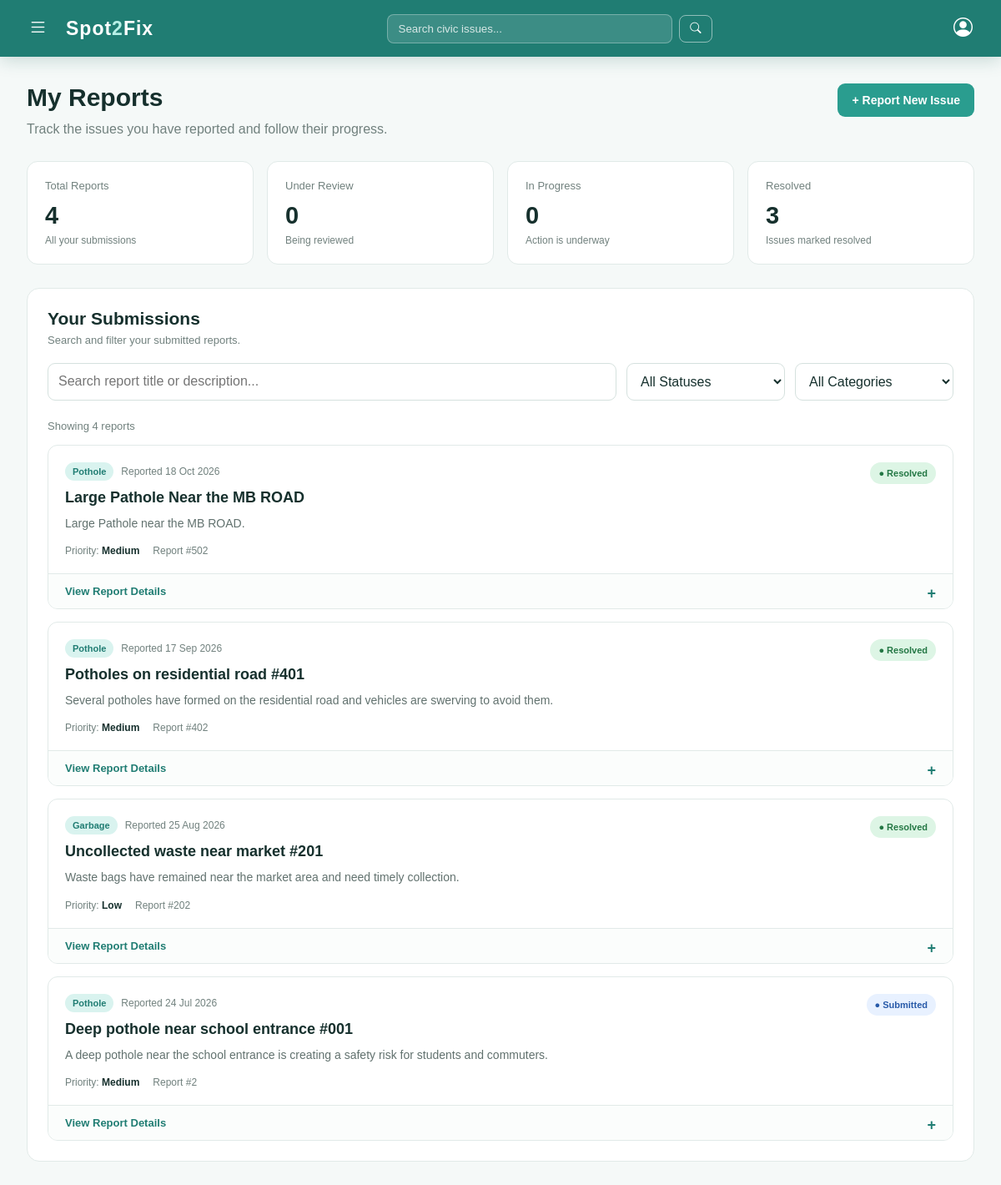
Screenshot of /citizen/my-issues/ (signed in) with the database file from the repository.
### app1/models.py (models this page shows, shortened)
class Issue(models.Model):
    CATEGORY_CHOICES = [
        ('pothole', 'Pothole'),
        ('damaged_road', 'Damaged Road'),
        ('waterlogging', 'Waterlogging'),
        ('garbage', 'Garbage'),
        ('other', 'Other'),
    ]
    STATUS_CHOICES = [
        ('submitted', 'Submitted'),
        ('under_review', 'Under Review'),
        ('in_progress', 'In Progress'),
        ('resolved', 'Resolved'),
    ]
    PRIORITY_CHOICES = [
        ('low', 'Low'),
        ('medium', 'Medium'),
        ('high', 'High'),
    ]
    user = models.ForeignKey(
        User, on_delete=models.CASCADE, related_name='issues'
    )
    title = models.CharField(max_length=200)
    description = models.TextField()
    category = models.CharField(
        max_length=30, choices=CATEGORY_CHOICES
    )
    photo = models.ImageField(upload_to='issues/', blank=True, null=True)
    latitude = models.FloatField(blank=True, null=True)
    longitude = models.FloatField(blank=True, null=True)
    priority = models.CharField(
        max_length=10, choices=PRIORITY_CHOICES, default='medium'
    )
    status = models.CharField(
        max_length=20, choices=STATUS_CHOICES, default='submitted'
    )
    created_at = models.DateTimeField(auto_now_add=True)

### app1/views.py (the view)
# urls.py: path('citizen/my-issues/', views.my_reports, name='my_issues'),
@login_required
def my_reports(request):
    try:
        role = request.user.profile.role
    except Profile.DoesNotExist:
        logout(request)
        return redirect("loginuser")
    if role != "citizen":
        return redirect_to_dashboard(request.user)
    reports = Issue.objects.filter(
        user=request.user
    ).order_by("-created_at")
    context = {
        "reports": reports,
        "total_reports": reports.count(),
        "submitted_count": reports.filter(status="submitted").count(),
        "under_review_count": reports.filter(status="under_review").count(),
        "in_progress_count": reports.filter(status="in_progress").count(),
        "resolved_count": reports.filter(status="resolved").count(),
    }
    return render(
        request,
        "project1/my_issue.html",
        context
    )

### app1/templates/project1/my_issue.html (shortened to what this page needs)
<!DOCTYPE html>
<html lang="en">
<head>
</head>
<body>
    {% include 'project1/navbar.html' %}
    <main class="page">
        <header class="page-header">
            <div>
                <h1>My Reports</h1>
                <p>Track the issues you have reported and follow their progress.</p>
            </div>
            <a href="{% url 'report_issue' %}" class="btn btn-primary">
                + Report New Issue
            </a>
        </header>
        <section class="stats" aria-label="Report statistics">
            <div class="stat-card">
                <div class="stat-label">Total Reports</div>
                <div class="stat-number">{{ total_reports }}</div>
                <div class="stat-subtitle">All your submissions</div>
            </div>
            <div class="stat-card">
                <div class="stat-label">Under Review</div>
                <div class="stat-number">{{ under_review_count }}</div>
                <div class="stat-subtitle">Being reviewed</div>
            </div>
            <div class="stat-card">
                <div class="stat-label">In Progress</div>
                <div class="stat-number">{{ in_progress_count }}</div>
                <div class="stat-subtitle">Action is underway</div>
            </div>
            <div class="stat-card">
                <div class="stat-label">Resolved</div>
                <div class="stat-number">{{ resolved_count }}</div>
                <div class="stat-subtitle">Issues marked resolved</div>
            </div>
        </section>
        <section class="reports-panel">
            <div class="panel-heading">
                <div>
                    <h2>Your Submissions</h2>
                    <p>Search and filter your submitted reports.</p>
                </div>
            </div>
            {% if reports %}
                <div class="filters">
                    <input
                        type="search"
                        id="report-search"
                        placeholder="Search report title or description..."
                        aria-label="Search your reports">
                    <select id="status-filter" aria-label="Filter by status">
                        <option value="">All Statuses</option>
                    </select>
                    <select id="category-filter" aria-label="Filter by category">
                        <option value="">All Categories</option>
                    </select>
                </div>
                <div class="results-count" id="results-count">
                    Showing {{ total_reports }} report{{ total_reports|pluralize }}
                </div>
                <div class="report-list" id="report-list">
                    {% for report in reports %}
                        <article
                            class="report-card"
                            data-title="{{ report.title|lower }}"
                            data-description="{{ report.description|lower }}"
                            data-status="{{ report.status }}"
                            data-category="{{ report.category }}">
                            <div class="report-main">
                                <div class="report-content">
                                    <div class="report-topline">
                                        <span class="category">
                                            {{ report.get_category_display|default:report.category }}
                                        </span>
                                        <span class="report-date">
                                            Reported {{ report.created_at|date:"d M Y" }}
                                        </span>
                                    </div>
                                    <h3 class="report-title">
                                        {{ report.title }}
                                    </h3>
                                    <p class="report-description">
                                        {{ report.description|truncatechars:180 }}
                                    </p>
                                    <div class="report-meta">
                                        <span>
                                            Priority:
                                            <strong class="priority priority-{{ report.priority }}">
                                                {{ report.get_priority_display|default:report.priority|title }}
                                            </strong>
                                        </span>
                                        <span>
                                            Report #{{ report.pk }}
                                        </span>
                                    </div>
                                </div>
                                <div class="report-right">
                                    <span class="status
                                        {% if report.status == 'submitted' %}
                                            status-submitted
                                        {% elif report.status == 'under_review' %}
                                            status-under-review
                                        {% elif report.status == 'in_progress' %}
                                            status-in-progress
                                        {% elif report.status == 'resolved' %}
                                            status-resolved
                                        {% endif %}">
                                        {% if report.status == 'submitted' %}
                                            ● Submitted
                                        {% elif report.status == 'under_review' %}
                                            ● Under Review
                                        {% elif report.status == 'in_progress' %}
                                            ● In Progress
                                        {% elif report.status == 'resolved' %}
                                            ● Resolved
                                        {% else %}
                                            {{ report.get_status_display|default:report.status|title }}
                                        {% endif %}
                                    </span>
                                </div>
                            </div>
                            <details class="details">
                                <summary>View Report Details</summary>
                            </details>
                        </article>
                    {% endfor %}
                </div>
            {% endif %}
        </section>
    </main>
</body>
</html>

### app1/templates/project1/navbar.html (shortened to what this page needs)
{% load static %}
<nav class="sf-navbar">
    <div class="sf-left">
        <button type="button" class="sf-icon-btn"
                id="sfToggleBtn" aria-label="Open navigation"
                aria-controls="sfSidebar" aria-expanded="false">
            <i class="bi bi-list"></i>
        </button>
        <a href="{% url 'home' %}" class="sf-brand">
            Spot<span>2</span>Fix
        </a>
    </div>
    <form class="sf-search" method="get" action="{% url 'search_issues' %}">
        <input type="search" name="q"
               placeholder="Search civic issues..."
               value="{{ request.GET.q|default:'' }}"
               aria-label="Search civic issues">
        <button type="submit" aria-label="Search">
            <i class="bi bi-search"></i>
        </button>
    </form>
    <div class="sf-right">
        <button type="button" class="sf-icon-btn"
                id="sfProfileBtn" aria-label="Open profile"
                aria-controls="sfProfilebar" aria-expanded="false">
            <i class="bi bi-person-circle"></i>
        </button>
    </div>
</nav>
<link rel="stylesheet"
      href="https://cdn.jsdelivr.net/npm/bootstrap-icons@1.13.1/font/bootstrap-icons.min.css">

### app1/templates/project1/my_issue.html (style rules this page uses)
:root { --teal: #2A9D8F; --dark-teal: #207D73; --light-teal: #D9F3EF; --text: #16302D; --muted: #71817E; --border: #E1EAE8; --background: #F5F9F8; --white: #FFFFFF; }
* { box-sizing: border-box; }
body { margin: 0; font-family: Arial, Helvetica, sans-serif; background: var(--background); color: var(--text); }
.page { max-width: 1180px; margin: auto; padding: 100px 22px 45px; }
.page-header { display: flex; align-items: flex-start; justify-content: space-between; gap: 20px; flex-wrap: wrap; margin-bottom: 25px; }
.page-header h1 { margin: 0 0 8px; font-size: 30px; }
.page-header p { color: var(--muted); margin: 0; line-height: 1.6; }
.btn { display: inline-flex; justify-content: center; align-items: center; padding: 12px 17px; border-radius: 9px; text-decoration: none; border: 0; cursor: pointer; font-size: 14px; font-weight: 600; }
.btn-primary { background: var(--teal); color: white; }
.stats { display: grid; grid-template-columns: repeat(4, minmax(0, 1fr)); gap: 16px; margin-bottom: 28px; }
.stat-card { background: var(--white); padding: 21px; border: 1px solid var(--border); border-radius: 13px; }
.stat-label { color: var(--muted); font-size: 13px; margin-bottom: 12px; }
.stat-number { font-size: 29px; font-weight: 700; }
.stat-subtitle { color: var(--muted); font-size: 12px; margin-top: 6px; }
.reports-panel { background: var(--white); border: 1px solid var(--border); border-radius: 15px; padding: 24px; }
.panel-heading { display: flex; align-items: center; justify-content: space-between; gap: 12px; flex-wrap: wrap; margin-bottom: 20px; }
.panel-heading h2 { margin: 0 0 6px; font-size: 21px; }
.panel-heading p { margin: 0; color: var(--muted); font-size: 13px; }
.filters { display: grid; grid-template-columns: minmax(200px, 1fr) 190px 190px; gap: 12px; margin-bottom: 23px; }
.filters input, .filters select { width: 100%; padding: 12px; border: 1px solid #D5E1DE; border-radius: 9px; background: white; color: var(--text); font: inherit; outline: none; }
.report-list { display: grid; gap: 15px; }
.report-card { border: 1px solid var(--border); border-radius: 12px; overflow: hidden; transition: border-color 0.2s; }
.report-main { padding: 20px; display: flex; justify-content: space-between; align-items: flex-start; gap: 18px; }
.report-content { min-width: 0; flex: 1; }
.report-topline { display: flex; flex-wrap: wrap; align-items: center; gap: 9px; margin-bottom: 10px; }
.category { display: inline-block; background: var(--light-teal); color: var(--dark-teal); padding: 5px 9px; border-radius: 20px; font-size: 11px; font-weight: 700; }
.report-date { color: var(--muted); font-size: 12px; }
.report-title { margin: 0 0 9px; font-size: 18px; overflow-wrap: anywhere; }
.report-description { color: #61716E; font-size: 14px; line-height: 1.6; margin: 0; overflow-wrap: anywhere; }
.report-meta { display: flex; flex-wrap: wrap; gap: 16px; margin-top: 15px; color: var(--muted); font-size: 12px; }
.report-meta strong { color: var(--text); }
.report-right { display: flex; flex-direction: column; align-items: flex-end; gap: 15px; flex-shrink: 0; }
.status { display: inline-flex; align-items: center; gap: 6px; padding: 7px 10px; border-radius: 20px; font-size: 11px; font-weight: 700; white-space: nowrap; }
.status-submitted { background: #E8F1FF; color: #285AA8; }
.status-resolved { background: #DDF5E5; color: #237744; }
.priority { font-size: 12px; font-weight: 700; }
.priority-medium { color: #B7791F; }
.priority-low { color: #31805D; }
.details { border-top: 1px solid var(--border); background: #FBFDFC; }
.details summary { cursor: pointer; list-style: none; padding: 13px 20px; color: var(--dark-teal); font-size: 13px; font-weight: 700; }
.details summary::after { content: "+"; float: right; font-size: 18px; }
.results-count { font-size: 13px; color: var(--muted); margin-bottom: 15px; }

### rows the page displays
Issue: category "Pothole", created_at "18 Oct 2026", title "Large Pathole Near the MB ROAD", description "Large Pathole near the MB ROAD.", priority "Medium", pk "502", status "● Resolved"
Issue: category "Pothole", created_at "17 Sep 2026", title "Potholes on residential road #401", description "Several potholes have formed on the residential road and vehicles are swerving to avoid them.", priority "Medium", pk "402", status "● Resolved"
Issue: category "Garbage", created_at "25 Aug 2026", title "Uncollected waste near market #201", description "Waste bags have remained near the market area and need timely collection.", priority "Low", pk "202", status "● Resolved"
Issue: category "Pothole", created_at "24 Jul 2026", title "Deep pothole near school entrance #001", description "A deep pothole near the school entrance is creating a safety risk for students and commuters.", priority "Medium", pk "2", status "● Submitted"

### other values shown
{{ total_reports }} "4"
{{ under_review_count }} "0"
{{ in_progress_count }} "0"
{{ resolved_count }} "3"
